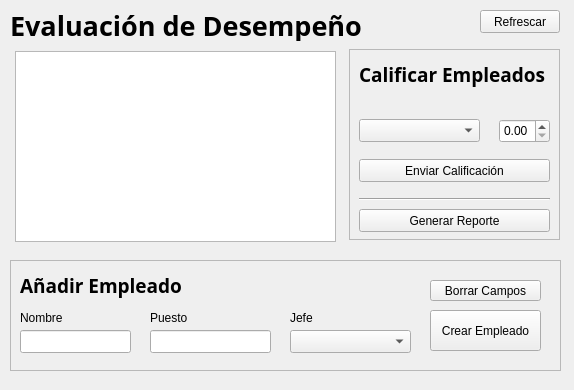
<?xml version="1.0" encoding="UTF-8"?>
<ui version="4.0">
 <class>DesempenoWindow</class>
 <widget class="QWidget" name="DesempenoWindow">
  <property name="geometry">
   <rect>
    <x>0</x>
    <y>0</y>
    <width>574</width>
    <height>390</height>
   </rect>
  </property>
  <property name="windowTitle">
   <string>Evaluación de Desempeño</string>
  </property>
  <widget class="QLabel" name="label">
   <property name="geometry">
    <rect>
     <x>10</x>
     <y>10</y>
     <width>371</width>
     <height>31</height>
    </rect>
   </property>
   <property name="font">
    <font>
     <family>Montserrat</family>
     <pointsize>20</pointsize>
     <weight>75</weight>
     <bold>true</bold>
    </font>
   </property>
   <property name="text">
    <string>Evaluación de Desempeño</string>
   </property>
  </widget>
  <widget class="QFrame" name="frame">
   <property name="geometry">
    <rect>
     <x>10</x>
     <y>260</y>
     <width>551</width>
     <height>111</height>
    </rect>
   </property>
   <property name="frameShape">
    <enum>QFrame::StyledPanel</enum>
   </property>
   <property name="frameShadow">
    <enum>QFrame::Plain</enum>
   </property>
   <widget class="QLineEdit" name="nombreField">
    <property name="geometry">
     <rect>
      <x>10</x>
      <y>70</y>
      <width>111</width>
      <height>23</height>
     </rect>
    </property>
   </widget>
   <widget class="QLineEdit" name="puestoField">
    <property name="geometry">
     <rect>
      <x>140</x>
      <y>70</y>
      <width>121</width>
      <height>23</height>
     </rect>
    </property>
   </widget>
   <widget class="QPushButton" name="pushButton">
    <property name="geometry">
     <rect>
      <x>420</x>
      <y>50</y>
      <width>111</width>
      <height>41</height>
     </rect>
    </property>
    <property name="text">
     <string>Crear Empleado</string>
    </property>
   </widget>
   <widget class="QLabel" name="label_2">
    <property name="geometry">
     <rect>
      <x>10</x>
      <y>10</y>
      <width>181</width>
      <height>31</height>
     </rect>
    </property>
    <property name="font">
     <font>
      <family>Montserrat</family>
      <pointsize>14</pointsize>
      <weight>75</weight>
      <bold>true</bold>
     </font>
    </property>
    <property name="text">
     <string>Añadir Empleado</string>
    </property>
   </widget>
   <widget class="QLabel" name="label_3">
    <property name="geometry">
     <rect>
      <x>10</x>
      <y>50</y>
      <width>59</width>
      <height>15</height>
     </rect>
    </property>
    <property name="text">
     <string>Nombre</string>
    </property>
   </widget>
   <widget class="QLabel" name="label_4">
    <property name="geometry">
     <rect>
      <x>140</x>
      <y>50</y>
      <width>59</width>
      <height>15</height>
     </rect>
    </property>
    <property name="text">
     <string>Puesto</string>
    </property>
   </widget>
   <widget class="QPushButton" name="pushButton_2">
    <property name="geometry">
     <rect>
      <x>420</x>
      <y>20</y>
      <width>111</width>
      <height>21</height>
     </rect>
    </property>
    <property name="text">
     <string>Borrar Campos</string>
    </property>
   </widget>
   <widget class="QComboBox" name="jefeComboBox">
    <property name="geometry">
     <rect>
      <x>280</x>
      <y>70</y>
      <width>121</width>
      <height>23</height>
     </rect>
    </property>
   </widget>
   <widget class="QLabel" name="label_5">
    <property name="geometry">
     <rect>
      <x>280</x>
      <y>50</y>
      <width>81</width>
      <height>16</height>
     </rect>
    </property>
    <property name="text">
     <string>Jefe</string>
    </property>
   </widget>
  </widget>
  <widget class="QTreeView" name="treeView">
   <property name="geometry">
    <rect>
     <x>15</x>
     <y>51</y>
     <width>321</width>
     <height>191</height>
    </rect>
   </property>
  </widget>
  <widget class="QFrame" name="frame_2">
   <property name="geometry">
    <rect>
     <x>349</x>
     <y>49</y>
     <width>211</width>
     <height>191</height>
    </rect>
   </property>
   <property name="frameShape">
    <enum>QFrame::StyledPanel</enum>
   </property>
   <property name="frameShadow">
    <enum>QFrame::Raised</enum>
   </property>
   <widget class="QLabel" name="label_6">
    <property name="geometry">
     <rect>
      <x>10</x>
      <y>10</y>
      <width>201</width>
      <height>31</height>
     </rect>
    </property>
    <property name="font">
     <font>
      <family>Montserrat</family>
      <pointsize>14</pointsize>
      <weight>75</weight>
      <bold>true</bold>
     </font>
    </property>
    <property name="text">
     <string>Calificar Empleados</string>
    </property>
   </widget>
   <widget class="QComboBox" name="comboBox_2">
    <property name="geometry">
     <rect>
      <x>10</x>
      <y>70</y>
      <width>121</width>
      <height>23</height>
     </rect>
    </property>
   </widget>
   <widget class="QDoubleSpinBox" name="doubleSpinBox">
    <property name="geometry">
     <rect>
      <x>150</x>
      <y>70</y>
      <width>51</width>
      <height>24</height>
     </rect>
    </property>
   </widget>
   <widget class="QPushButton" name="pushButton_3">
    <property name="geometry">
     <rect>
      <x>10</x>
      <y>110</y>
      <width>191</width>
      <height>23</height>
     </rect>
    </property>
    <property name="text">
     <string>Enviar Calificación</string>
    </property>
   </widget>
   <widget class="QPushButton" name="pushButton_4">
    <property name="geometry">
     <rect>
      <x>10</x>
      <y>160</y>
      <width>191</width>
      <height>23</height>
     </rect>
    </property>
    <property name="text">
     <string>Generar Reporte</string>
    </property>
   </widget>
   <widget class="Line" name="line">
    <property name="geometry">
     <rect>
      <x>10</x>
      <y>140</y>
      <width>191</width>
      <height>20</height>
     </rect>
    </property>
    <property name="orientation">
     <enum>Qt::Horizontal</enum>
    </property>
   </widget>
  </widget>
  <widget class="QPushButton" name="pushButton_5">
   <property name="geometry">
    <rect>
     <x>480</x>
     <y>10</y>
     <width>80</width>
     <height>23</height>
    </rect>
   </property>
   <property name="text">
    <string>Refrescar</string>
   </property>
  </widget>
 </widget>
 <resources/>
 <connections/>
</ui>
